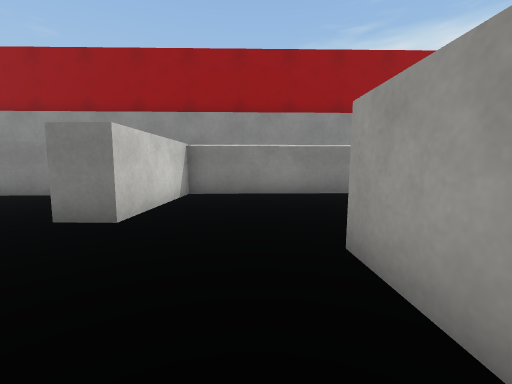
view 1 (above)

21 first-person views from a walk through a 3-D level made in the Unity game engine. The camera is 0.44 m above the floor, tilts 6° down and sees 90° across. The floor is counted in squares, 0.5 m on a side. Each view is taken from the middle of a square. On the plan, view 1 faces up. The plan holds only what a view shows up to about 10 squares ahead; the rest is blank. The place goes on beyond the plan. The player is left out. Surface patterns are stand-ins for the level's own textures.

view 2
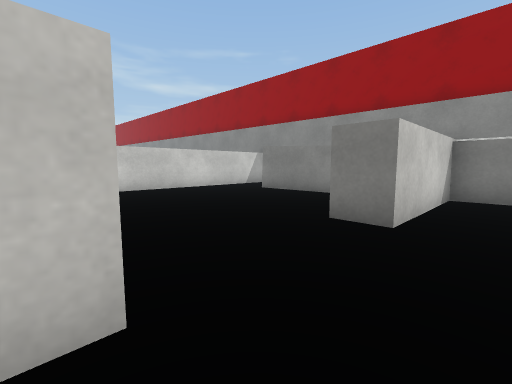

view 3
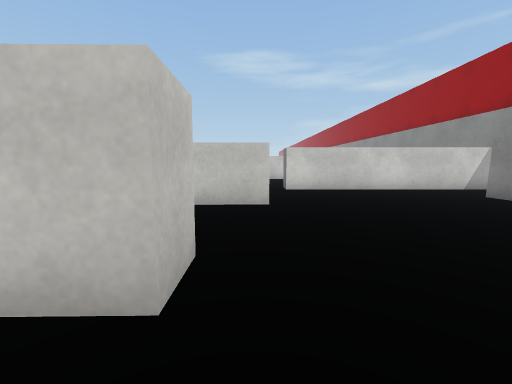

view 4
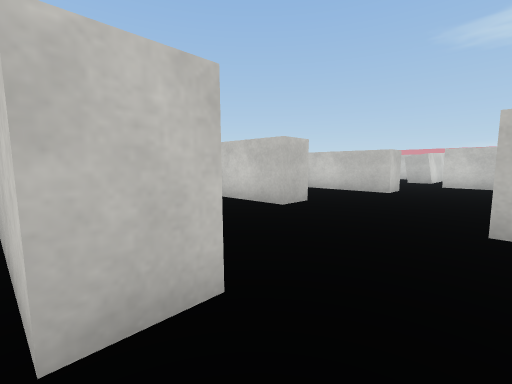

view 5
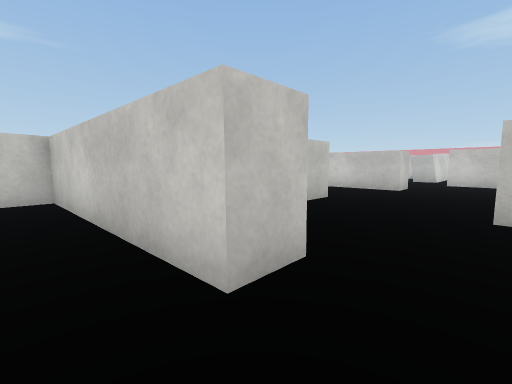

view 6
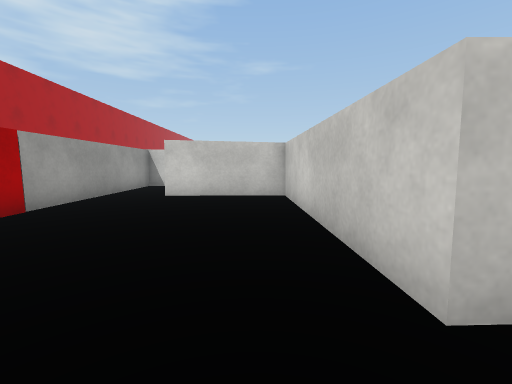

view 7
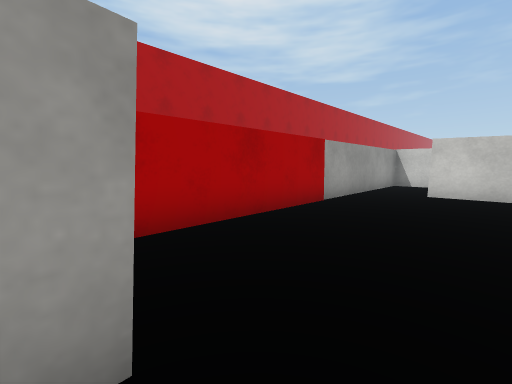

view 8
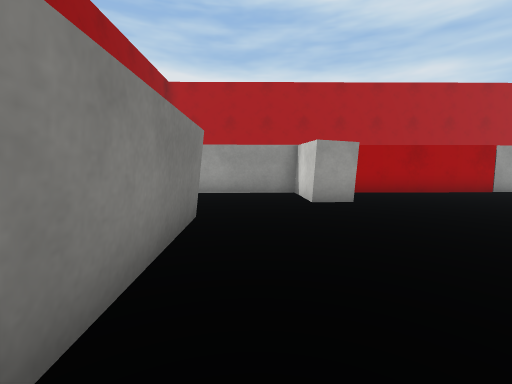

view 9
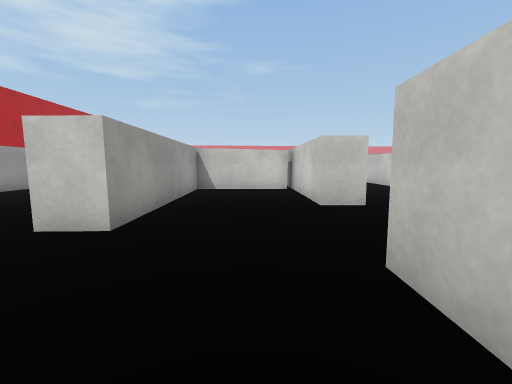

view 10
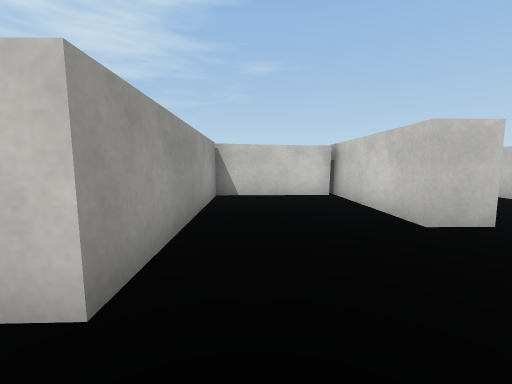

view 11
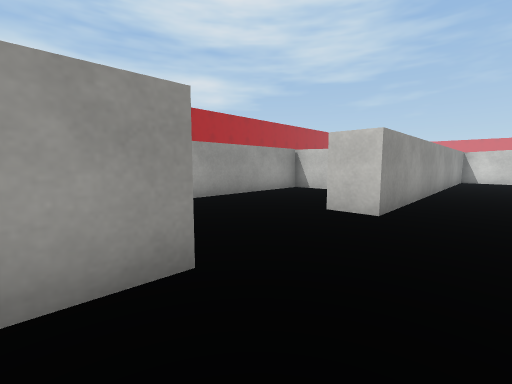

view 12
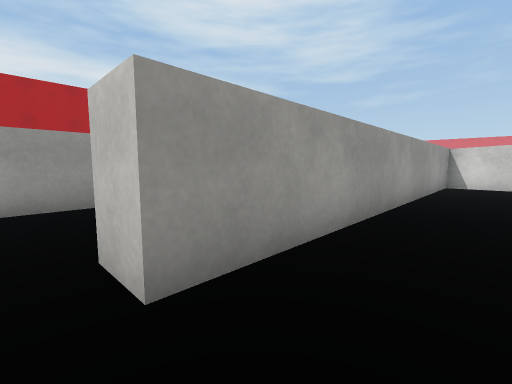

view 13
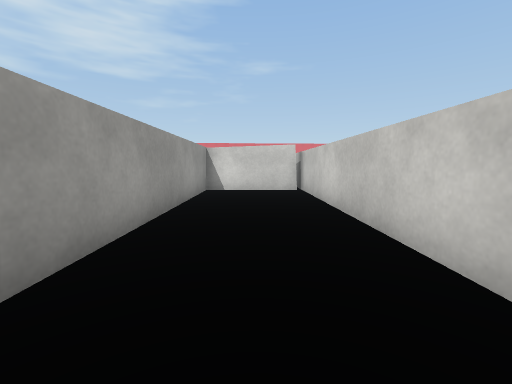

view 14
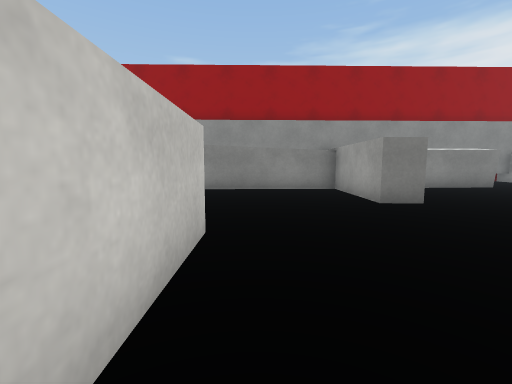

view 15
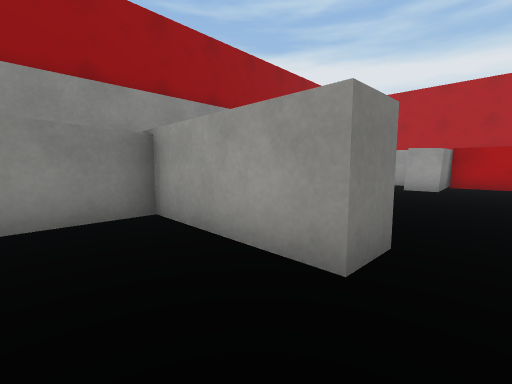

view 16
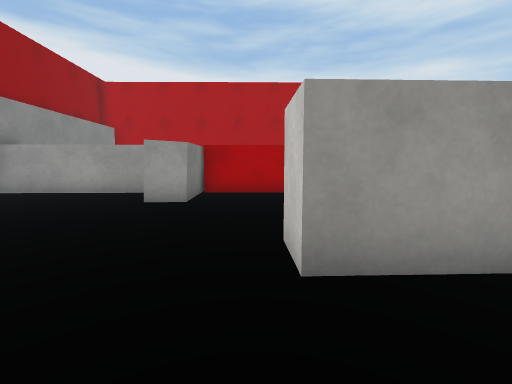

view 17
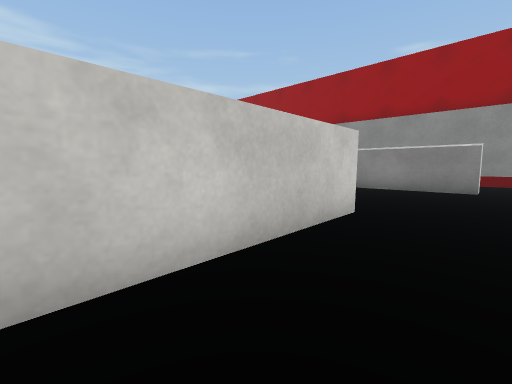

view 18
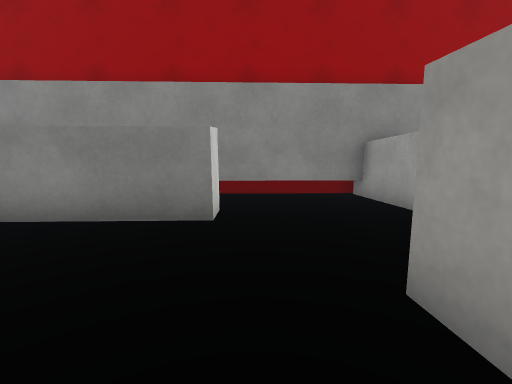

view 19
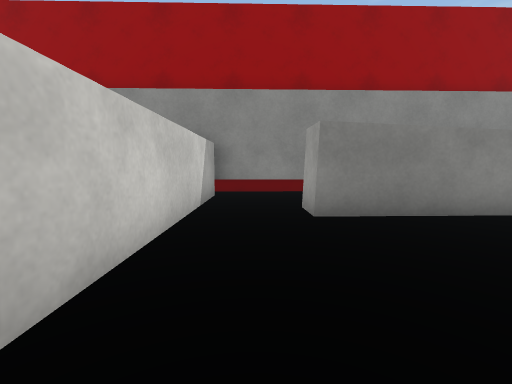

view 20
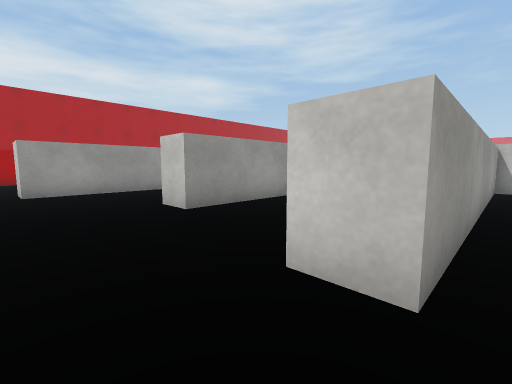

view 21
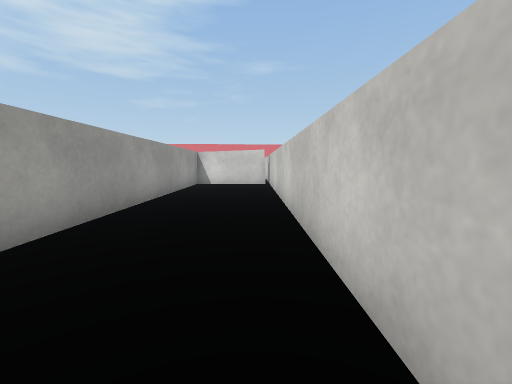

### Floor plan
Points are (right, up) in squares from view 1. A wall is a line through its corners. A room is listed if a view was taken in it or the views show most of it. See-through windows are left out.
Room 1 (views 1, 2, 3, 11, 12, 13, 14, 15, 16, 19, 20, 21)
walls: (-6.7, 1.3) (-6.6, -12.1); (-2.2, -3.5) (1.2, -3.4) (1, 2.6) (2, 2.7); (-2.1, 3.9) (-3.1, 3.9) (-3.1, 7.6) (-8, 7.4); (-10.2, 7.5) (-10.2, 2.1); (-6.5, -11.1) (-3.2, -11.1) (-3.4, 0.4) (-2.4, 0.4) (-2.3, -4.1)
ways out: opening at (0, 3) to room 2; opening at (-9, 8); opening at (-8, 2)
Room 2 (views 4, 5, 6, 7, 8, 9, 10, 17, 18)
walls: (2, 2.7) (2.2, -3.4) (5.6, -3.3); (7.6, 4.7) (5.1, 4.6) (5, 5.6) (7.2, 5.7) (7, 11.8); (3.3, 9) (3.3, 7.8) (-2.1, 7.6) (-2.1, 3.9); (7, 11.2) (2.9, 11.1); (7.4, -3.4) (7.2, 4.7)
ways out: opening at (0, 3) to room 1; opening at (6.5, -4)

Where each view was taken, in squares from view 1:
view 1: 0 up, 0 right, facing up
view 2: 0 up, 1 left, facing up-left
view 3: 1 up, 1 left, facing left
view 4: 4 up, 2 right, facing down-left
view 5: 4 up, 3 right, facing down-left
view 6: 4 up, 3 right, facing down
view 7: 5 up, 4 right, facing down-right
view 8: 7 up, 1 left, facing right
view 9: 6 up, 1 left, facing down
view 10: 4 up, 0 right, facing down
view 11: 5 up, 5 left, facing down-right
view 12: 1 up, 5 left, facing down-right
view 13: 2 down, 5 left, facing down
view 14: 2 down, 6 left, facing up
view 15: 3 up, 5 left, facing up-right
view 16: 3 up, 1 left, facing right
view 17: 2 down, 4 right, facing up-left
view 18: 4 up, 4 right, facing up
view 19: 3 up, 9 left, facing up
view 20: 3 up, 8 left, facing down-right
view 21: 1 up, 6 left, facing down
